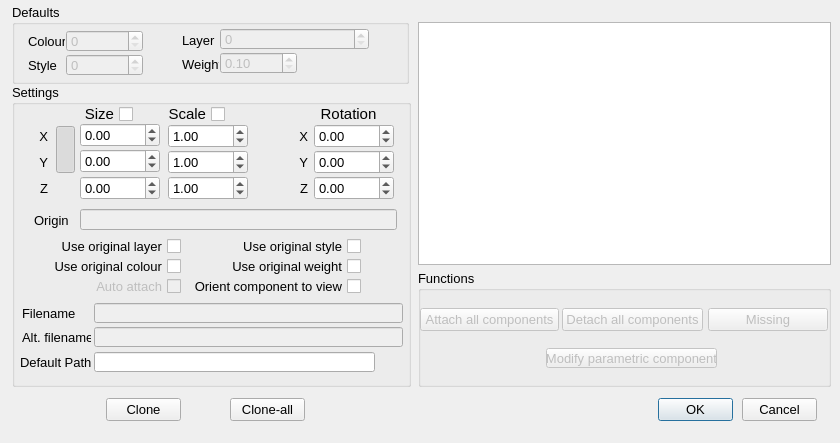
<?xml version="1.0" encoding="UTF-8"?>
<ui version="4.0">
 <class>Figure_Dialog</class>
 <widget class="QDialog" name="Figure_Dialog">
  <property name="geometry">
   <rect>
    <x>0</x>
    <y>0</y>
    <width>840</width>
    <height>443</height>
   </rect>
  </property>
  <property name="minimumSize">
   <size>
    <width>840</width>
    <height>443</height>
   </size>
  </property>
  <property name="maximumSize">
   <size>
    <width>840</width>
    <height>443</height>
   </size>
  </property>
  <property name="font">
   <font>
    <pointsize>10</pointsize>
   </font>
  </property>
  <property name="windowTitle">
   <string>Component options</string>
  </property>
  <widget class="QPushButton" name="_1">
   <property name="geometry">
    <rect>
     <x>658</x>
     <y>398</y>
     <width>75</width>
     <height>23</height>
    </rect>
   </property>
   <property name="font">
    <font>
     <family>Lucida Grande</family>
     <pointsize>10</pointsize>
    </font>
   </property>
   <property name="text">
    <string>OK</string>
   </property>
   <property name="default">
    <bool>true</bool>
   </property>
  </widget>
  <widget class="QPushButton" name="_2">
   <property name="geometry">
    <rect>
     <x>742</x>
     <y>398</y>
     <width>75</width>
     <height>23</height>
    </rect>
   </property>
   <property name="font">
    <font>
     <family>Lucida Grande</family>
     <pointsize>10</pointsize>
    </font>
   </property>
   <property name="text">
    <string>Cancel</string>
   </property>
   <property name="autoDefault">
    <bool>false</bool>
   </property>
  </widget>
  <widget class="QPushButton" name="_130">
   <property name="enabled">
    <bool>true</bool>
   </property>
   <property name="geometry">
    <rect>
     <x>230</x>
     <y>398</y>
     <width>75</width>
     <height>23</height>
    </rect>
   </property>
   <property name="font">
    <font>
     <family>Lucida Grande</family>
     <pointsize>10</pointsize>
    </font>
   </property>
   <property name="text">
    <string>Clone-all</string>
   </property>
   <property name="autoDefault">
    <bool>false</bool>
   </property>
  </widget>
  <widget class="QPushButton" name="_129">
   <property name="enabled">
    <bool>true</bool>
   </property>
   <property name="geometry">
    <rect>
     <x>106</x>
     <y>398</y>
     <width>75</width>
     <height>23</height>
    </rect>
   </property>
   <property name="font">
    <font>
     <family>Lucida Grande</family>
     <pointsize>10</pointsize>
    </font>
   </property>
   <property name="text">
    <string>Clone</string>
   </property>
   <property name="autoDefault">
    <bool>false</bool>
   </property>
  </widget>
  <widget class="QGroupBox" name="groupBox">
   <property name="geometry">
    <rect>
     <x>12</x>
     <y>84</y>
     <width>399</width>
     <height>303</height>
    </rect>
   </property>
   <property name="title">
    <string>Settings</string>
   </property>
   <widget class="QLineEdit" name="_119">
    <property name="enabled">
     <bool>false</bool>
    </property>
    <property name="geometry">
     <rect>
      <x>82</x>
      <y>219</y>
      <width>309</width>
      <height>20</height>
     </rect>
    </property>
    <property name="readOnly">
     <bool>true</bool>
    </property>
   </widget>
   <widget class="QLineEdit" name="_120">
    <property name="enabled">
     <bool>false</bool>
    </property>
    <property name="geometry">
     <rect>
      <x>82</x>
      <y>243</y>
      <width>309</width>
      <height>20</height>
     </rect>
    </property>
    <property name="readOnly">
     <bool>true</bool>
    </property>
   </widget>
   <widget class="QLabel" name="label_50">
    <property name="geometry">
     <rect>
      <x>10</x>
      <y>219</y>
      <width>63</width>
      <height>20</height>
     </rect>
    </property>
    <property name="font">
     <font>
      <pointsize>10</pointsize>
     </font>
    </property>
    <property name="text">
     <string>Filename</string>
    </property>
    <property name="alignment">
     <set>Qt::AlignLeading|Qt::AlignLeft|Qt::AlignVCenter</set>
    </property>
   </widget>
   <widget class="QLabel" name="label_55">
    <property name="geometry">
     <rect>
      <x>10</x>
      <y>243</y>
      <width>69</width>
      <height>20</height>
     </rect>
    </property>
    <property name="font">
     <font>
      <pointsize>10</pointsize>
     </font>
    </property>
    <property name="text">
     <string>Alt. filename</string>
    </property>
    <property name="alignment">
     <set>Qt::AlignLeading|Qt::AlignLeft|Qt::AlignVCenter</set>
    </property>
   </widget>
   <widget class="QCheckBox" name="_115">
    <property name="enabled">
     <bool>true</bool>
    </property>
    <property name="geometry">
     <rect>
      <x>166</x>
      <y>192</y>
      <width>183</width>
      <height>21</height>
     </rect>
    </property>
    <property name="font">
     <font>
      <pointsize>10</pointsize>
     </font>
    </property>
    <property name="layoutDirection">
     <enum>Qt::RightToLeft</enum>
    </property>
    <property name="text">
     <string>Orient component to view</string>
    </property>
    <property name="checkable">
     <bool>true</bool>
    </property>
    <property name="checked">
     <bool>false</bool>
    </property>
    <property name="tristate">
     <bool>true</bool>
    </property>
   </widget>
   <widget class="QCheckBox" name="_114">
    <property name="enabled">
     <bool>true</bool>
    </property>
    <property name="geometry">
     <rect>
      <x>192</x>
      <y>172</y>
      <width>157</width>
      <height>21</height>
     </rect>
    </property>
    <property name="font">
     <font>
      <pointsize>10</pointsize>
     </font>
    </property>
    <property name="layoutDirection">
     <enum>Qt::RightToLeft</enum>
    </property>
    <property name="text">
     <string>Use original weight</string>
    </property>
    <property name="checkable">
     <bool>true</bool>
    </property>
    <property name="checked">
     <bool>false</bool>
    </property>
    <property name="tristate">
     <bool>true</bool>
    </property>
   </widget>
   <widget class="QCheckBox" name="_112">
    <property name="enabled">
     <bool>true</bool>
    </property>
    <property name="geometry">
     <rect>
      <x>20</x>
      <y>172</y>
      <width>149</width>
      <height>21</height>
     </rect>
    </property>
    <property name="font">
     <font>
      <pointsize>10</pointsize>
     </font>
    </property>
    <property name="layoutDirection">
     <enum>Qt::RightToLeft</enum>
    </property>
    <property name="text">
     <string>Use original colour</string>
    </property>
    <property name="checkable">
     <bool>true</bool>
    </property>
    <property name="checked">
     <bool>false</bool>
    </property>
    <property name="tristate">
     <bool>true</bool>
    </property>
   </widget>
   <widget class="QCheckBox" name="_113">
    <property name="enabled">
     <bool>true</bool>
    </property>
    <property name="geometry">
     <rect>
      <x>192</x>
      <y>152</y>
      <width>157</width>
      <height>21</height>
     </rect>
    </property>
    <property name="font">
     <font>
      <pointsize>10</pointsize>
     </font>
    </property>
    <property name="layoutDirection">
     <enum>Qt::RightToLeft</enum>
    </property>
    <property name="text">
     <string>Use original style</string>
    </property>
    <property name="checkable">
     <bool>true</bool>
    </property>
    <property name="checked">
     <bool>false</bool>
    </property>
    <property name="tristate">
     <bool>true</bool>
    </property>
   </widget>
   <widget class="QCheckBox" name="_111">
    <property name="enabled">
     <bool>true</bool>
    </property>
    <property name="geometry">
     <rect>
      <x>22</x>
      <y>152</y>
      <width>147</width>
      <height>21</height>
     </rect>
    </property>
    <property name="font">
     <font>
      <pointsize>10</pointsize>
     </font>
    </property>
    <property name="layoutDirection">
     <enum>Qt::RightToLeft</enum>
    </property>
    <property name="text">
     <string>Use original layer</string>
    </property>
    <property name="checkable">
     <bool>true</bool>
    </property>
    <property name="checked">
     <bool>false</bool>
    </property>
    <property name="tristate">
     <bool>true</bool>
    </property>
   </widget>
   <widget class="QLineEdit" name="_121">
    <property name="geometry">
     <rect>
      <x>82</x>
      <y>268</y>
      <width>281</width>
      <height>20</height>
     </rect>
    </property>
    <property name="sizePolicy">
     <sizepolicy hsizetype="Fixed" vsizetype="Fixed">
      <horstretch>0</horstretch>
      <verstretch>0</verstretch>
     </sizepolicy>
    </property>
    <property name="clearButtonEnabled">
     <bool>true</bool>
    </property>
   </widget>
   <widget class="QLabel" name="label_62">
    <property name="geometry">
     <rect>
      <x>8</x>
      <y>268</y>
      <width>71</width>
      <height>20</height>
     </rect>
    </property>
    <property name="font">
     <font>
      <pointsize>10</pointsize>
     </font>
    </property>
    <property name="text">
     <string>Default Path</string>
    </property>
    <property name="alignment">
     <set>Qt::AlignLeading|Qt::AlignLeft|Qt::AlignVCenter</set>
    </property>
   </widget>
   <widget class="RCDoubleSpinBox" name="_108">
    <property name="geometry">
     <rect>
      <x>302</x>
      <y>66</y>
      <width>80</width>
      <height>24</height>
     </rect>
    </property>
    <property name="minimum">
     <double>-360.000000000000000</double>
    </property>
    <property name="maximum">
     <double>360.000000000000000</double>
    </property>
   </widget>
   <widget class="RCDoubleSpinBox" name="_109">
    <property name="geometry">
     <rect>
      <x>302</x>
      <y>92</y>
      <width>80</width>
      <height>24</height>
     </rect>
    </property>
    <property name="minimum">
     <double>-360.000000000000000</double>
    </property>
    <property name="maximum">
     <double>360.000000000000000</double>
    </property>
   </widget>
   <widget class="QLabel" name="label_57">
    <property name="geometry">
     <rect>
      <x>6</x>
      <y>42</y>
      <width>30</width>
      <height>20</height>
     </rect>
    </property>
    <property name="font">
     <font>
      <pointsize>10</pointsize>
     </font>
    </property>
    <property name="text">
     <string>X</string>
    </property>
    <property name="alignment">
     <set>Qt::AlignRight|Qt::AlignTrailing|Qt::AlignVCenter</set>
    </property>
   </widget>
   <widget class="RCDoubleSpinBox" name="_107">
    <property name="geometry">
     <rect>
      <x>302</x>
      <y>40</y>
      <width>80</width>
      <height>24</height>
     </rect>
    </property>
    <property name="minimum">
     <double>-360.000000000000000</double>
    </property>
    <property name="maximum">
     <double>360.000000000000000</double>
    </property>
   </widget>
   <widget class="QLabel" name="label_58">
    <property name="geometry">
     <rect>
      <x>6</x>
      <y>68</y>
      <width>30</width>
      <height>20</height>
     </rect>
    </property>
    <property name="font">
     <font>
      <pointsize>10</pointsize>
     </font>
    </property>
    <property name="text">
     <string>Y</string>
    </property>
    <property name="alignment">
     <set>Qt::AlignRight|Qt::AlignTrailing|Qt::AlignVCenter</set>
    </property>
   </widget>
   <widget class="QLabel" name="label_61">
    <property name="geometry">
     <rect>
      <x>6</x>
      <y>94</y>
      <width>30</width>
      <height>20</height>
     </rect>
    </property>
    <property name="font">
     <font>
      <pointsize>10</pointsize>
     </font>
    </property>
    <property name="text">
     <string>Z</string>
    </property>
    <property name="alignment">
     <set>Qt::AlignRight|Qt::AlignTrailing|Qt::AlignVCenter</set>
    </property>
   </widget>
   <widget class="RCDoubleSpinBox" name="_106">
    <property name="geometry">
     <rect>
      <x>156</x>
      <y>92</y>
      <width>80</width>
      <height>24</height>
     </rect>
    </property>
    <property name="minimum">
     <double>-1000000.000000000000000</double>
    </property>
    <property name="maximum">
     <double>1000000.000000000000000</double>
    </property>
    <property name="value">
     <double>1.000000000000000</double>
    </property>
   </widget>
   <widget class="RCDoubleSpinBox" name="_104">
    <property name="geometry">
     <rect>
      <x>156</x>
      <y>40</y>
      <width>80</width>
      <height>24</height>
     </rect>
    </property>
    <property name="decimals">
     <number>2</number>
    </property>
    <property name="minimum">
     <double>-1000000.000000000000000</double>
    </property>
    <property name="maximum">
     <double>1000000.000000000000000</double>
    </property>
    <property name="value">
     <double>1.000000000000000</double>
    </property>
   </widget>
   <widget class="RCDoubleSpinBox" name="_105">
    <property name="geometry">
     <rect>
      <x>156</x>
      <y>66</y>
      <width>80</width>
      <height>24</height>
     </rect>
    </property>
    <property name="minimum">
     <double>-1000000.000000000000000</double>
    </property>
    <property name="maximum">
     <double>1000000.000000000000000</double>
    </property>
    <property name="value">
     <double>1.000000000000000</double>
    </property>
   </widget>
   <widget class="QLineEdit" name="_110">
    <property name="enabled">
     <bool>false</bool>
    </property>
    <property name="geometry">
     <rect>
      <x>68</x>
      <y>125</y>
      <width>317</width>
      <height>21</height>
     </rect>
    </property>
    <property name="minimumSize">
     <size>
      <width>317</width>
      <height>0</height>
     </size>
    </property>
    <property name="readOnly">
     <bool>true</bool>
    </property>
   </widget>
   <widget class="QLabel" name="label_53">
    <property name="geometry">
     <rect>
      <x>22</x>
      <y>126</y>
      <width>39</width>
      <height>20</height>
     </rect>
    </property>
    <property name="font">
     <font>
      <pointsize>10</pointsize>
     </font>
    </property>
    <property name="text">
     <string>Origin</string>
    </property>
    <property name="alignment">
     <set>Qt::AlignLeading|Qt::AlignLeft|Qt::AlignVCenter</set>
    </property>
   </widget>
   <widget class="QPushButton" name="_1022">
    <property name="geometry">
     <rect>
      <x>366</x>
      <y>266</y>
      <width>24</width>
      <height>24</height>
     </rect>
    </property>
    <property name="sizePolicy">
     <sizepolicy hsizetype="Minimum" vsizetype="Fixed">
      <horstretch>0</horstretch>
      <verstretch>0</verstretch>
     </sizepolicy>
    </property>
    <property name="minimumSize">
     <size>
      <width>24</width>
      <height>24</height>
     </size>
    </property>
    <property name="maximumSize">
     <size>
      <width>1000</width>
      <height>1000</height>
     </size>
    </property>
    <property name="font">
     <font>
      <family>Lucida Grande</family>
      <pointsize>10</pointsize>
     </font>
    </property>
    <property name="toolTip">
     <string>Browse for folders</string>
    </property>
    <property name="text">
     <string/>
    </property>
    <property name="icon">
     <iconset resource="../RealCAD.qrc">
      <normaloff>:/images/file.svg</normaloff>:/images/file.svg</iconset>
    </property>
    <property name="iconSize">
     <size>
      <width>20</width>
      <height>20</height>
     </size>
    </property>
    <property name="autoDefault">
     <bool>false</bool>
    </property>
    <property name="flat">
     <bool>true</bool>
    </property>
   </widget>
   <widget class="QCheckBox" name="_124">
    <property name="enabled">
     <bool>false</bool>
    </property>
    <property name="geometry">
     <rect>
      <x>64</x>
      <y>192</y>
      <width>105</width>
      <height>21</height>
     </rect>
    </property>
    <property name="font">
     <font>
      <pointsize>10</pointsize>
     </font>
    </property>
    <property name="layoutDirection">
     <enum>Qt::RightToLeft</enum>
    </property>
    <property name="text">
     <string>Auto attach</string>
    </property>
    <property name="checkable">
     <bool>true</bool>
    </property>
    <property name="checked">
     <bool>false</bool>
    </property>
    <property name="tristate">
     <bool>false</bool>
    </property>
   </widget>
   <widget class="RCDoubleSpinBox" name="_116">
    <property name="geometry">
     <rect>
      <x>68</x>
      <y>39</y>
      <width>80</width>
      <height>24</height>
     </rect>
    </property>
    <property name="minimum">
     <double>-1000000.000000000000000</double>
    </property>
    <property name="maximum">
     <double>1000000.000000000000000</double>
    </property>
    <property name="value">
     <double>0.000000000000000</double>
    </property>
   </widget>
   <widget class="RCDoubleSpinBox" name="_117">
    <property name="geometry">
     <rect>
      <x>68</x>
      <y>65</y>
      <width>80</width>
      <height>24</height>
     </rect>
    </property>
    <property name="minimum">
     <double>-1000000.000000000000000</double>
    </property>
    <property name="maximum">
     <double>1000000.000000000000000</double>
    </property>
    <property name="value">
     <double>0.000000000000000</double>
    </property>
   </widget>
   <widget class="RCDoubleSpinBox" name="_118">
    <property name="geometry">
     <rect>
      <x>68</x>
      <y>92</y>
      <width>80</width>
      <height>24</height>
     </rect>
    </property>
    <property name="minimum">
     <double>-1000000.000000000000000</double>
    </property>
    <property name="maximum">
     <double>1000000.000000000000000</double>
    </property>
   </widget>
   <widget class="QLabel" name="label_3">
    <property name="geometry">
     <rect>
      <x>296</x>
      <y>22</y>
      <width>81</width>
      <height>16</height>
     </rect>
    </property>
    <property name="font">
     <font>
      <pointsize>11</pointsize>
     </font>
    </property>
    <property name="text">
     <string>Rotation</string>
    </property>
    <property name="alignment">
     <set>Qt::AlignCenter</set>
    </property>
   </widget>
   <widget class="QPushButton" name="_1008">
    <property name="geometry">
     <rect>
      <x>44</x>
      <y>42</y>
      <width>19</width>
      <height>47</height>
     </rect>
    </property>
    <property name="mouseTracking">
     <bool>false</bool>
    </property>
    <property name="toolTip">
     <string>Link/Unlink</string>
    </property>
    <property name="text">
     <string/>
    </property>
    <property name="icon">
     <iconset resource="../RealCAD.qrc">
      <normaloff>:/images/UnLinkIcon.png</normaloff>
      <normalon>:/images/LinkIcon.png</normalon>
      <disabledoff>:/images/UnLinkIcon.png</disabledoff>:/images/UnLinkIcon.png</iconset>
    </property>
    <property name="iconSize">
     <size>
      <width>20</width>
      <height>30</height>
     </size>
    </property>
    <property name="checkable">
     <bool>true</bool>
    </property>
    <property name="checked">
     <bool>true</bool>
    </property>
    <property name="autoDefault">
     <bool>false</bool>
    </property>
    <property name="flat">
     <bool>true</bool>
    </property>
   </widget>
   <widget class="QLabel" name="label_59">
    <property name="geometry">
     <rect>
      <x>266</x>
      <y>68</y>
      <width>30</width>
      <height>20</height>
     </rect>
    </property>
    <property name="font">
     <font>
      <pointsize>10</pointsize>
     </font>
    </property>
    <property name="text">
     <string>Y</string>
    </property>
    <property name="alignment">
     <set>Qt::AlignRight|Qt::AlignTrailing|Qt::AlignVCenter</set>
    </property>
   </widget>
   <widget class="QLabel" name="label_60">
    <property name="geometry">
     <rect>
      <x>266</x>
      <y>42</y>
      <width>30</width>
      <height>20</height>
     </rect>
    </property>
    <property name="font">
     <font>
      <pointsize>10</pointsize>
     </font>
    </property>
    <property name="text">
     <string>X</string>
    </property>
    <property name="alignment">
     <set>Qt::AlignRight|Qt::AlignTrailing|Qt::AlignVCenter</set>
    </property>
   </widget>
   <widget class="QLabel" name="label_63">
    <property name="geometry">
     <rect>
      <x>266</x>
      <y>94</y>
      <width>30</width>
      <height>20</height>
     </rect>
    </property>
    <property name="font">
     <font>
      <pointsize>10</pointsize>
     </font>
    </property>
    <property name="text">
     <string>Z</string>
    </property>
    <property name="alignment">
     <set>Qt::AlignRight|Qt::AlignTrailing|Qt::AlignVCenter</set>
    </property>
   </widget>
   <widget class="QCheckBox" name="_131">
    <property name="geometry">
     <rect>
      <x>54</x>
      <y>20</y>
      <width>67</width>
      <height>20</height>
     </rect>
    </property>
    <property name="font">
     <font>
      <pointsize>11</pointsize>
     </font>
    </property>
    <property name="layoutDirection">
     <enum>Qt::RightToLeft</enum>
    </property>
    <property name="text">
     <string>Size</string>
    </property>
    <property name="tristate">
     <bool>true</bool>
    </property>
   </widget>
   <widget class="QCheckBox" name="_132">
    <property name="geometry">
     <rect>
      <x>142</x>
      <y>20</y>
      <width>71</width>
      <height>20</height>
     </rect>
    </property>
    <property name="font">
     <font>
      <pointsize>11</pointsize>
     </font>
    </property>
    <property name="layoutDirection">
     <enum>Qt::RightToLeft</enum>
    </property>
    <property name="text">
     <string>Scale</string>
    </property>
    <property name="tristate">
     <bool>true</bool>
    </property>
   </widget>
  </widget>
  <widget class="QGroupBox" name="groupBox_3">
   <property name="geometry">
    <rect>
     <x>12</x>
     <y>4</y>
     <width>397</width>
     <height>80</height>
    </rect>
   </property>
   <property name="title">
    <string>Defaults</string>
   </property>
   <widget class="QPushButton" name="_1002">
    <property name="enabled">
     <bool>false</bool>
    </property>
    <property name="geometry">
     <rect>
      <x>134</x>
      <y>49</y>
      <width>24</width>
      <height>24</height>
     </rect>
    </property>
    <property name="toolTip">
     <string>Select Style</string>
    </property>
    <property name="statusTip">
     <string/>
    </property>
    <property name="text">
     <string/>
    </property>
    <property name="icon">
     <iconset resource="../RealCAD.qrc">
      <normaloff>:/images/PROPERTIES-styles.svg</normaloff>:/images/PROPERTIES-styles.svg</iconset>
    </property>
    <property name="iconSize">
     <size>
      <width>20</width>
      <height>20</height>
     </size>
    </property>
    <property name="autoDefault">
     <bool>false</bool>
    </property>
    <property name="flat">
     <bool>true</bool>
    </property>
   </widget>
   <widget class="QLabel" name="label_103">
    <property name="geometry">
     <rect>
      <x>170</x>
      <y>50</y>
      <width>37</width>
      <height>20</height>
     </rect>
    </property>
    <property name="font">
     <font>
      <pointsize>10</pointsize>
     </font>
    </property>
    <property name="text">
     <string>Weight</string>
    </property>
   </widget>
   <widget class="QPushButton" name="_1001">
    <property name="enabled">
     <bool>false</bool>
    </property>
    <property name="geometry">
     <rect>
      <x>360</x>
      <y>24</y>
      <width>24</width>
      <height>24</height>
     </rect>
    </property>
    <property name="toolTip">
     <string>Select Layer</string>
    </property>
    <property name="statusTip">
     <string/>
    </property>
    <property name="text">
     <string/>
    </property>
    <property name="icon">
     <iconset resource="../RealCAD.qrc">
      <normaloff>:/images/PROPERTIES-layers.svg</normaloff>:/images/PROPERTIES-layers.svg</iconset>
    </property>
    <property name="iconSize">
     <size>
      <width>20</width>
      <height>20</height>
     </size>
    </property>
    <property name="flat">
     <bool>true</bool>
    </property>
   </widget>
   <widget class="QSpinBox" name="_102">
    <property name="enabled">
     <bool>false</bool>
    </property>
    <property name="geometry">
     <rect>
      <x>54</x>
      <y>50</y>
      <width>77</width>
      <height>22</height>
     </rect>
    </property>
    <property name="font">
     <font>
      <family>Lucida Grande</family>
      <pointsize>10</pointsize>
     </font>
    </property>
    <property name="maximum">
     <number>255</number>
    </property>
   </widget>
   <widget class="QLabel" name="label_100">
    <property name="geometry">
     <rect>
      <x>16</x>
      <y>27</y>
      <width>37</width>
      <height>20</height>
     </rect>
    </property>
    <property name="font">
     <font>
      <pointsize>10</pointsize>
     </font>
    </property>
    <property name="text">
     <string>Colour</string>
    </property>
   </widget>
   <widget class="QLabel" name="label_102">
    <property name="geometry">
     <rect>
      <x>16</x>
      <y>51</y>
      <width>37</width>
      <height>20</height>
     </rect>
    </property>
    <property name="font">
     <font>
      <pointsize>10</pointsize>
     </font>
    </property>
    <property name="text">
     <string>Style</string>
    </property>
   </widget>
   <widget class="QPushButton" name="_1000">
    <property name="enabled">
     <bool>false</bool>
    </property>
    <property name="geometry">
     <rect>
      <x>134</x>
      <y>25</y>
      <width>24</width>
      <height>24</height>
     </rect>
    </property>
    <property name="toolTip">
     <string>Select Colour</string>
    </property>
    <property name="text">
     <string/>
    </property>
    <property name="icon">
     <iconset resource="../RealCAD.qrc">
      <normaloff>:/images/PROPERTIES-colours.svg</normaloff>:/images/PROPERTIES-colours.svg</iconset>
    </property>
    <property name="iconSize">
     <size>
      <width>20</width>
      <height>20</height>
     </size>
    </property>
    <property name="autoDefault">
     <bool>false</bool>
    </property>
    <property name="flat">
     <bool>true</bool>
    </property>
   </widget>
   <widget class="QSpinBox" name="_100">
    <property name="enabled">
     <bool>false</bool>
    </property>
    <property name="geometry">
     <rect>
      <x>54</x>
      <y>26</y>
      <width>77</width>
      <height>22</height>
     </rect>
    </property>
    <property name="font">
     <font>
      <family>Lucida Grande</family>
      <pointsize>10</pointsize>
     </font>
    </property>
    <property name="specialValueText">
     <string/>
    </property>
    <property name="maximum">
     <number>255</number>
    </property>
   </widget>
   <widget class="WeightSpinBox" name="_103">
    <property name="enabled">
     <bool>false</bool>
    </property>
    <property name="geometry">
     <rect>
      <x>208</x>
      <y>48</y>
      <width>77</width>
      <height>22</height>
     </rect>
    </property>
    <property name="font">
     <font>
      <family>Lucida Grande</family>
      <pointsize>10</pointsize>
     </font>
    </property>
    <property name="specialValueText">
     <string/>
    </property>
    <property name="minimum">
     <double>0.100000000000000</double>
    </property>
    <property name="maximum">
     <double>3.000000000000000</double>
    </property>
    <property name="singleStep">
     <double>0.100000000000000</double>
    </property>
   </widget>
   <widget class="LayerSpinBox" name="_101">
    <property name="enabled">
     <bool>false</bool>
    </property>
    <property name="geometry">
     <rect>
      <x>208</x>
      <y>24</y>
      <width>149</width>
      <height>22</height>
     </rect>
    </property>
    <property name="font">
     <font>
      <family>Lucida Grande</family>
      <pointsize>10</pointsize>
     </font>
    </property>
    <property name="suffix">
     <string/>
    </property>
    <property name="maximum">
     <number>2049</number>
    </property>
   </widget>
   <widget class="QPushButton" name="_1003">
    <property name="enabled">
     <bool>false</bool>
    </property>
    <property name="geometry">
     <rect>
      <x>288</x>
      <y>48</y>
      <width>24</width>
      <height>24</height>
     </rect>
    </property>
    <property name="toolTip">
     <string>Select Weight</string>
    </property>
    <property name="statusTip">
     <string/>
    </property>
    <property name="text">
     <string/>
    </property>
    <property name="icon">
     <iconset resource="../RealCAD.qrc">
      <normaloff>:/images/PROPERTIES-weights.svg</normaloff>:/images/PROPERTIES-weights.svg</iconset>
    </property>
    <property name="iconSize">
     <size>
      <width>20</width>
      <height>20</height>
     </size>
    </property>
    <property name="flat">
     <bool>true</bool>
    </property>
   </widget>
   <widget class="QLabel" name="label_101">
    <property name="geometry">
     <rect>
      <x>170</x>
      <y>26</y>
      <width>33</width>
      <height>20</height>
     </rect>
    </property>
    <property name="font">
     <font>
      <pointsize>10</pointsize>
     </font>
    </property>
    <property name="text">
     <string>Layer</string>
    </property>
   </widget>
  </widget>
  <widget class="QGraphicsView" name="_123">
   <property name="geometry">
    <rect>
     <x>418</x>
     <y>22</y>
     <width>413</width>
     <height>243</height>
    </rect>
   </property>
   <property name="minimumSize">
    <size>
     <width>413</width>
     <height>243</height>
    </size>
   </property>
   <property name="maximumSize">
    <size>
     <width>413</width>
     <height>243</height>
    </size>
   </property>
   <property name="verticalScrollBarPolicy">
    <enum>Qt::ScrollBarAlwaysOff</enum>
   </property>
   <property name="horizontalScrollBarPolicy">
    <enum>Qt::ScrollBarAlwaysOff</enum>
   </property>
   <property name="sceneRect">
    <rectf>
     <x>0.000000000000000</x>
     <y>0.000000000000000</y>
     <width>413.000000000000000</width>
     <height>223.000000000000000</height>
    </rectf>
   </property>
   <property name="resizeAnchor">
    <enum>QGraphicsView::AnchorViewCenter</enum>
   </property>
  </widget>
  <widget class="QGroupBox" name="groupBox_2">
   <property name="geometry">
    <rect>
     <x>418</x>
     <y>270</y>
     <width>413</width>
     <height>117</height>
    </rect>
   </property>
   <property name="title">
    <string>Functions</string>
   </property>
   <widget class="QPushButton" name="_128">
    <property name="enabled">
     <bool>false</bool>
    </property>
    <property name="geometry">
     <rect>
      <x>128</x>
      <y>78</y>
      <width>171</width>
      <height>20</height>
     </rect>
    </property>
    <property name="font">
     <font>
      <family>Lucida Grande</family>
      <pointsize>10</pointsize>
     </font>
    </property>
    <property name="text">
     <string>Modify parametric component</string>
    </property>
    <property name="autoDefault">
     <bool>false</bool>
    </property>
   </widget>
   <widget class="QPushButton" name="_127">
    <property name="enabled">
     <bool>false</bool>
    </property>
    <property name="geometry">
     <rect>
      <x>290</x>
      <y>38</y>
      <width>120</width>
      <height>23</height>
     </rect>
    </property>
    <property name="font">
     <font>
      <family>Lucida Grande</family>
      <pointsize>10</pointsize>
     </font>
    </property>
    <property name="text">
     <string>Missing</string>
    </property>
    <property name="autoDefault">
     <bool>false</bool>
    </property>
   </widget>
   <widget class="QPushButton" name="_125">
    <property name="enabled">
     <bool>false</bool>
    </property>
    <property name="geometry">
     <rect>
      <x>2</x>
      <y>38</y>
      <width>139</width>
      <height>23</height>
     </rect>
    </property>
    <property name="font">
     <font>
      <family>Lucida Grande</family>
      <pointsize>10</pointsize>
     </font>
    </property>
    <property name="text">
     <string>Attach all components</string>
    </property>
    <property name="autoDefault">
     <bool>false</bool>
    </property>
   </widget>
   <widget class="QPushButton" name="_126">
    <property name="enabled">
     <bool>false</bool>
    </property>
    <property name="geometry">
     <rect>
      <x>144</x>
      <y>38</y>
      <width>141</width>
      <height>23</height>
     </rect>
    </property>
    <property name="font">
     <font>
      <family>Lucida Grande</family>
      <pointsize>10</pointsize>
     </font>
    </property>
    <property name="text">
     <string>Detach all components</string>
    </property>
    <property name="autoDefault">
     <bool>false</bool>
    </property>
   </widget>
  </widget>
 </widget>
 <customwidgets>
  <customwidget>
   <class>RCDoubleSpinBox</class>
   <extends>QDoubleSpinBox</extends>
   <header>../RealCADQt/source/rcdoublespinbox.h</header>
  </customwidget>
  <customwidget>
   <class>WeightSpinBox</class>
   <extends>QDoubleSpinBox</extends>
   <header>../RealCADQt/source/weightspinbox.h</header>
  </customwidget>
  <customwidget>
   <class>LayerSpinBox</class>
   <extends>QSpinBox</extends>
   <header>../RealCADQt/source/layerspinbox.h</header>
  </customwidget>
 </customwidgets>
 <tabstops>
  <tabstop>_116</tabstop>
  <tabstop>_117</tabstop>
  <tabstop>_118</tabstop>
  <tabstop>_110</tabstop>
  <tabstop>_104</tabstop>
  <tabstop>_105</tabstop>
  <tabstop>_106</tabstop>
  <tabstop>_107</tabstop>
  <tabstop>_108</tabstop>
  <tabstop>_109</tabstop>
  <tabstop>_111</tabstop>
  <tabstop>_112</tabstop>
  <tabstop>_124</tabstop>
  <tabstop>_113</tabstop>
  <tabstop>_114</tabstop>
  <tabstop>_115</tabstop>
  <tabstop>_119</tabstop>
  <tabstop>_120</tabstop>
  <tabstop>_121</tabstop>
  <tabstop>_1022</tabstop>
  <tabstop>_125</tabstop>
  <tabstop>_126</tabstop>
  <tabstop>_127</tabstop>
  <tabstop>_128</tabstop>
  <tabstop>_129</tabstop>
  <tabstop>_130</tabstop>
  <tabstop>_1</tabstop>
  <tabstop>_2</tabstop>
  <tabstop>_100</tabstop>
  <tabstop>_1000</tabstop>
  <tabstop>_102</tabstop>
  <tabstop>_1002</tabstop>
  <tabstop>_101</tabstop>
  <tabstop>_1001</tabstop>
  <tabstop>_103</tabstop>
  <tabstop>_1003</tabstop>
  <tabstop>_123</tabstop>
 </tabstops>
 <resources>
  <include location="../RealCAD.qrc"/>
 </resources>
 <connections/>
</ui>
